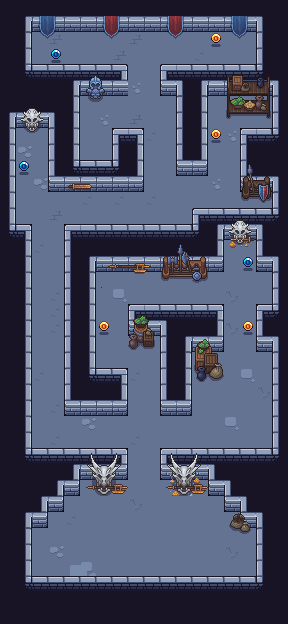

Tiled map render using the project's own tile images. Description and the map definition, with tile-layer contents summarised, below:
An orthogonal 18x39 tile map with 16x16 px tiles, 9 tile layers (Background, Background2, Walls, Coins, ...), 11 tilesets.

<map version="1.10" tiledversion="1.11.2" orientation="orthogonal" renderorder="right-down" width="18" height="39" tilewidth="16" tileheight="16" infinite="0" nextlayerid="18" nextobjectid="1">
 <tileset firstgid="1" name="Dungeon" tilewidth="16" tileheight="16" tilecount="560" columns="28">
  <image source="tilesets/dungeon.png" width="448" height="320" />
 </tileset>
 <tileset firstgid="561" name="Set 4.5" tilewidth="16" tileheight="16" tilecount="88" columns="11">
  <image source="tilesets/water.png" width="176" height="128" />
 </tileset>
 <tileset firstgid="649" name="Coin Sheet" tilewidth="16" tileheight="16" tilecount="16" columns="8">
  <image source="tilesets/coin_sheet.png" width="128" height="32" />
 </tileset>
 <tileset firstgid="665" name="Torch Yellow" tilewidth="16" tileheight="16" tilecount="8" columns="8">
  <image source="tilesets/torch_yellow.png" width="128" height="16" />
 </tileset>
 <tileset firstgid="673" name="Vase Shine Anim" tilewidth="16" tileheight="16" tilecount="16" columns="16">
  <image source="tilesets/vase_shine_anim.png" width="256" height="16" />
 </tileset>
 <tileset firstgid="689" name="bluecoin_sheet" tilewidth="16" tileheight="16" tilecount="16" columns="8">
  <image source="tilesets/bluecoin_sheet.png" width="128" height="32" />
 </tileset>
 <tileset firstgid="705" name="Dungeon" tilewidth="16" tileheight="16" tilecount="560" columns="28">
  <image source="tilesets/dungeon.png" width="448" height="320" />
 </tileset>
 <tileset firstgid="1265" name="Dungeon" tilewidth="16" tileheight="16" tilecount="560" columns="28">
  <image source="tilesets/dungeon.png" width="448" height="320" />
 </tileset>
 <tileset firstgid="1825" name="water_decor" tilewidth="16" tileheight="16" tilecount="168" columns="12">
  <image source="tilesets/water_decor.png" width="192" height="224" />
 </tileset>
 <tileset firstgid="1993" name="water_decor" tilewidth="16" tileheight="16" tilecount="168" columns="12">
  <image source="tilesets/water_decor.png" width="192" height="224" />
 </tileset>
 <tileset firstgid="2161" name="dungeon_decor" tilewidth="16" tileheight="16" tilecount="1794" columns="69">
  <image source="tilesets/dungeon_decor.png" width="1104" height="416" />
 </tileset>
 <layer id="9" name="Background" width="18" height="39">
  <data>[702 cells, 331 non-empty, 2 distinct tile ids]</data>
 </layer>
 <layer id="16" name="Background2" width="18" height="39">
  <data>[702 cells, 42 non-empty, 11 distinct tile ids]</data>
 </layer>
 <layer id="10" name="Walls" width="18" height="39">
  <data>[702 cells, 375 non-empty, 17 distinct tile ids]</data>
 </layer>
 <layer id="11" name="Coins" width="18" height="39">
  <data>[702 cells, 4 non-empty, 1 distinct tile ids]</data>
 </layer>
 <layer id="12" name="Decor" width="18" height="39">
  <data>[702 cells, 105 non-empty, 97 distinct tile ids]</data>
 </layer>
 <layer id="13" name="BlueCoinds" width="18" height="39">
  <data>[702 cells, 3 non-empty, 1 distinct tile ids]</data>
 </layer>
 <layer id="14" name="Door" width="18" height="39">
  <data>[702 cells, 0 non-empty, 0 distinct tile ids]</data>
 </layer>
 <layer id="15" name="Water" width="18" height="39">
  <data>[702 cells, 0 non-empty, 0 distinct tile ids]</data>
 </layer>
 <layer id="17" name="WaterDecor" width="18" height="39">
  <data>[702 cells, 18 non-empty, 1 distinct tile ids]</data>
 </layer>
</map>
